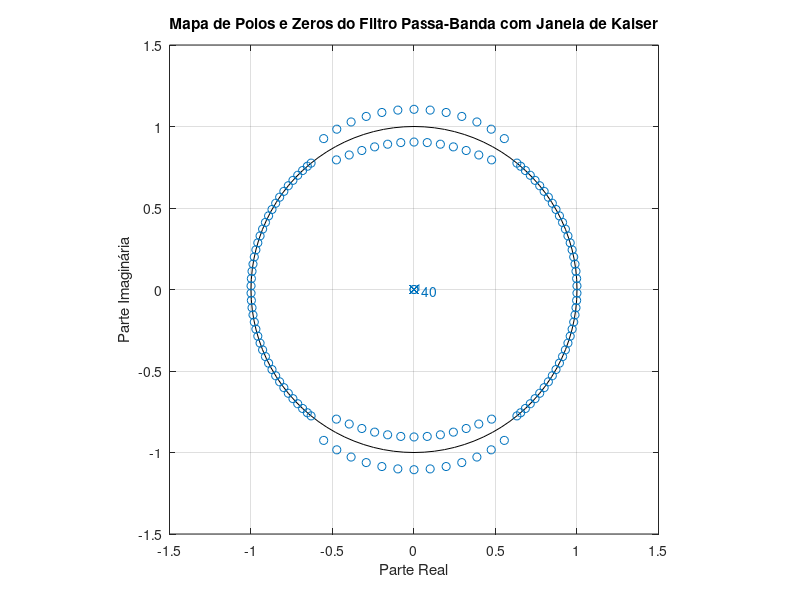

This chart was generated by the following MATLAB code:
pkg load signal

% Especificações do filtro
ws1 = 0.25 * pi;  % Borda inferior da primeira banda de parada
wp1 = 0.35 * pi;  % Borda inferior da banda passante
wp2 = 0.65 * pi;  % Borda superior da banda passante
ws2 = 0.75 * pi;  % Borda superior da segunda banda de parada

As = 40;          % Atenuação mínima nas bandas de parada (dB)
Rp = 0.05;        % Ondulação máxima na banda passante (5%)

% Largura de transição
delta_w = min(wp1 - ws1, ws2 - wp2);

% Cálculo da Ordem do Filtro
M = ceil((As - 7.95) / (2.285 * (delta_w / pi)));
if mod(M, 2) == 0
    M = M + 1;  % Ajusta para ordem ímpar
end
n = 0:M-1;  % Vetor de índices

% Janela de Kaiser
beta = 0.1102 * (As - 8.7);
w_kaiser = kaiser(M, beta)';

% Frequências de corte para o filtro ideal
wc1 = (wp1 + ws1) / 2;
wc2 = (wp2 + ws2) / 2;

% Resposta em frequência ideal do filtro passa-banda
hd = (sin(wc2 * (n - (M-1)/2)) - sin(wc1 * (n - (M-1)/2))) ./ (pi * (n - (M-1)/2));
hd((M-1)/2 + 1) = (wc2 - wc1) / pi;

% Filtro final com janela de Kaiser
h = hd .* w_kaiser;

% Resposta em Frequência
[H, w] = freqz(h, 1, 1024);


figure;
% subplot(1, 2, 1);
% plot(w/pi, abs(H), 'LineWidth', 1.5);
% title('Resposta de Amplitude do Filtro Passa-Banda com Janela de Kaiser');
% xlabel('Frequência Normalizada (\times \pi rad/sample)');
% ylabel('Amplitude');
% grid on;

% subplot(1, 2, 2);
% plot(w/pi, 20*log10(abs(H)), 'LineWidth', 1.5);
% title('Resposta de Magnitude em dB');
% xlabel('Frequência Normalizada (\times \pi rad/sample)');
% ylabel('Magnitude (dB)');
% grid on;

% % Mapa de Polos e Zeros
% subplot(2, 2, 3);
zplane(h, 1);  % Mostra apenas os zeros, já que é um FIR
title('Mapa de Polos e Zeros do Filtro Passa-Banda com Janela de Kaiser');
xlabel('Parte Real');
ylabel('Parte Imaginária');
grid on;
axis([-1.5 1.5 -1.5 1.5]);  % Ajusta o limite dos eixos para uma visualização melhor
% pause(10);

print("trab3/8.1.png", "-dpng");


% pkg load signal
% % Especificações do filtro
% ws1 = 0.25 * pi;  % Borda inferior da primeira banda de parada
% wp1 = 0.35 * pi;  % Borda inferior da banda passante
% wp2 = 0.65 * pi;  % Borda superior da banda passante
% ws2 = 0.75 * pi;  % Borda superior da segunda banda de parada

% As = 40;          % Atenuação mínima nas bandas de parada (dB)
% Rp = 0.05;        % Ondulação máxima na banda passante (5%)

% % Largura de transição
% delta_w = min(wp1 - ws1, ws2 - wp2);

% % Cálculo da Ordem do Filtro
% M = ceil((As - 7.95) / (2.285 * (delta_w / pi)));
% if mod(M, 2) == 0
%     M = M + 1;  % Ajusta para ordem ímpar
% end
% n = 0:M-1;  % Vetor de índices

% % Janela de Kaiser
% beta = 0.1102 * (As - 8.7);
% w_kaiser = kaiser(M, beta)';

% % Frequências de corte para o filtro ideal
% wc1 = (wp1 + ws1) / 2;
% wc2 = (wp2 + ws2) / 2;

% % Resposta em frequência ideal do filtro passa-banda
% hd = (sin(wc2 * (n - (M-1)/2)) - sin(wc1 * (n - (M-1)/2))) ./ (pi * (n - (M-1)/2));
% hd((M-1)/2 + 1) = (wc2 - wc1) / pi;

% % Filtro final com janela de Kaiser
% h = hd .* w_kaiser;

% % Resposta em Frequência
% [H, w] = freqz(h, 1, 1024);

% % Gráfico da Resposta em Frequência

% Mapa de Polos e Zeros
% figure
% zplane(h, 1);
% title('Mapa de Polos e Zeros do Filtro Passa-Banda com Janela de Kaiser');
% title('Mapa de Polos e Zeros do Filtro Passa-Banda com Janela de Hann');
% xlabel('Parte Real');
% ylabel('Parte Imaginária');
% grid on;
% pause(10);
